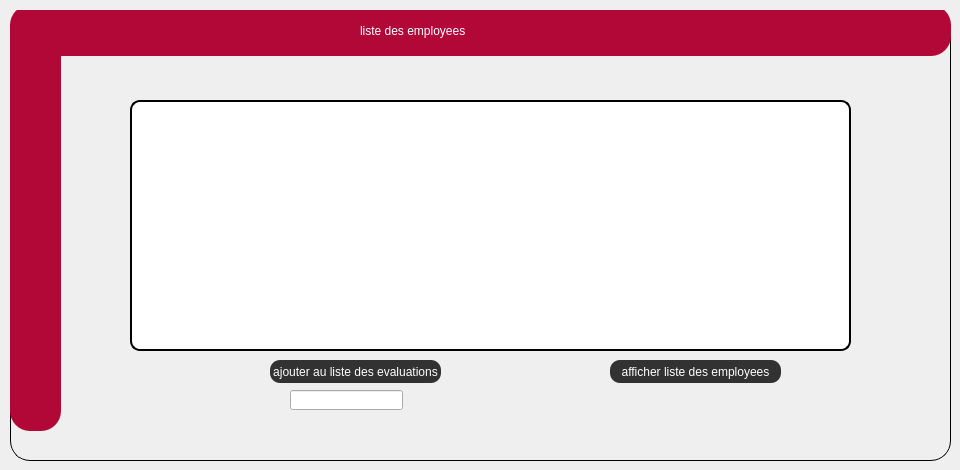
      <widget class="QWidget" name="tab_11">
       <attribute name="title">
        <string>liste employee</string>
       </attribute>
       <widget class="QGroupBox" name="groupBox_21">
        <property name="geometry">
         <rect>
          <x>10</x>
          <y>10</y>
          <width>941</width>
          <height>451</height>
         </rect>
        </property>
        <property name="styleSheet">
         <string notr="true">
QGroupBox  {
    border: 1px solid;
    
  
    border-radius: 20px;
}</string>
        </property>
        <property name="title">
         <string/>
        </property>
        <widget class="QLabel" name="label_redEq_13">
         <property name="geometry">
          <rect>
           <x>0</x>
           <y>-5</y>
           <width>941</width>
           <height>51</height>
          </rect>
         </property>
         <property name="styleSheet">
          <string notr="true">color:white;

background:#b20837;
border-radius:20px;</string>
         </property>
         <property name="text">
          <string/>
         </property>
        </widget>
        <widget class="QLabel" name="label_RedEq2_12">
         <property name="geometry">
          <rect>
           <x>0</x>
           <y>0</y>
           <width>51</width>
           <height>421</height>
          </rect>
         </property>
         <property name="styleSheet">
          <string notr="true">color:white;

background:#b20837;
border-radius:20px;</string>
         </property>
         <property name="text">
          <string/>
         </property>
        </widget>
        <widget class="QLabel" name="label_AjEq_13">
         <property name="geometry">
          <rect>
           <x>350</x>
           <y>10</y>
           <width>211</width>
           <height>21</height>
          </rect>
         </property>
         <property name="styleSheet">
          <string notr="true">color:white;
font: 75 10pt &quot;Source Code Pro&quot;;
	font: 87 10pt &quot;Nexa Rust Sans Black 01&quot;;
background:#b20837;
border-radius:10px;</string>
         </property>
         <property name="text">
          <string>liste des employees</string>
         </property>
        </widget>
        <widget class="QTableView" name="listeemployee">
         <property name="geometry">
          <rect>
           <x>120</x>
           <y>90</y>
           <width>721</width>
           <height>251</height>
          </rect>
         </property>
         <property name="styleSheet">
          <string notr="true">border: 2px solid black;
border-radius: 10px;
padding: 0 8px;
background: white;
selection-background-color: gray;
</string>
         </property>
        </widget>
        <widget class="QPushButton" name="affichageemployee">
         <property name="geometry">
          <rect>
           <x>600</x>
           <y>350</y>
           <width>171</width>
           <height>23</height>
          </rect>
         </property>
         <property name="styleSheet">
          <string notr="true">QPushButton{
    color:white;
	font: 75 10pt &quot;Source Code Pro&quot;;
	font: 87 7pt &quot;Nexa Rust Sans Black 01&quot;;
    background-color: rgb(51, 50, 50);
background:  rgb(51, 50, 50);
border-radius:10px;
}
QPushButton:hover
{
color:white;

background:#b20837;
border-radius:10px;
}
</string>
         </property>
         <property name="text">
          <string>afficher liste des employees</string>
         </property>
        </widget>
        <widget class="QPushButton" name="eval360">
         <property name="geometry">
          <rect>
           <x>260</x>
           <y>350</y>
           <width>171</width>
           <height>23</height>
          </rect>
         </property>
         <property name="styleSheet">
          <string notr="true">QPushButton{
    color:white;
	font: 75 10pt &quot;Source Code Pro&quot;;
	font: 87 7pt &quot;Nexa Rust Sans Black 01&quot;;
    background-color: rgb(51, 50, 50);
background:  rgb(51, 50, 50);
border-radius:10px;
}
QPushButton:hover
{
color:white;

background:#b20837;
border-radius:10px;
}
</string>
         </property>
         <property name="text">
          <string>ajouter au liste des evaluations</string>
         </property>
        </widget>
        <widget class="QLineEdit" name="id">
         <property name="geometry">
          <rect>
           <x>280</x>
           <y>380</y>
           <width>113</width>
           <height>20</height>
          </rect>
         </property>
        </widget>
       </widget>
      </widget>
